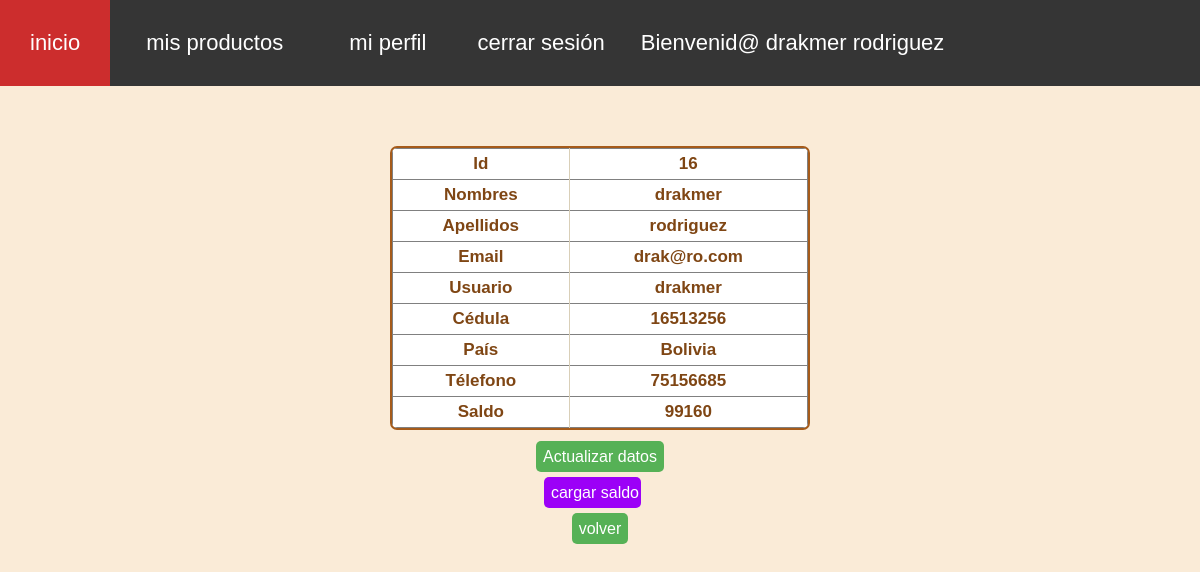
/perfil/perfil.php (signed in), run on an earlier commit of the app's database.
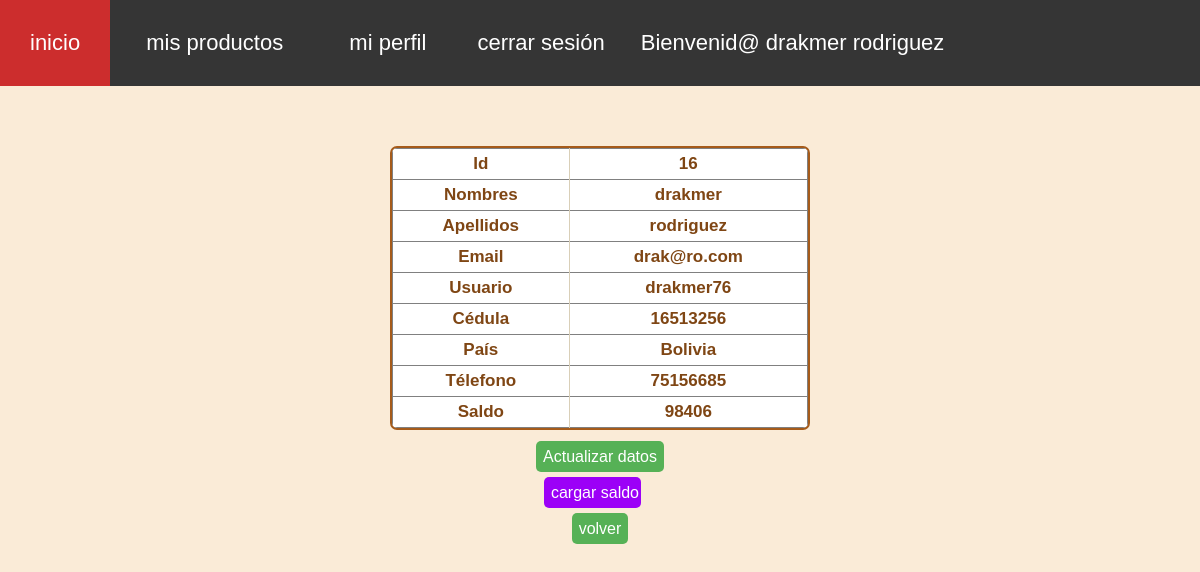
And on a later commit of the database.
### tables this page shows
CREATE TABLE IF NOT EXISTS `usuarios` (
  `id_usuario` int(11) NOT NULL AUTO_INCREMENT,
  `nombres` varchar(25) NOT NULL,
  `apellidos` varchar(25) NOT NULL,
  `usuario` varchar(25) NOT NULL,
  `contrasena` varchar(250) NOT NULL,
  `email` varchar(25) NOT NULL,
  `tipo` int(1) NOT NULL,
  `cedula` varchar(15) NOT NULL,
  `pais` varchar(20) NOT NULL,
  `numero_cell` varchar(25) NOT NULL,
  `genero` varchar(9) NOT NULL,
  `cash` varchar(25) NOT NULL,
  `Fech_Nac` int(11) NOT NULL,
  PRIMARY KEY (`id_usuario`)
);

### perfil/perfil.php (the view, shortened to what this page needs)
<?php
require_once '../conexion.php';
if(isset($_SESSION['usuario'])){
    $t=$_SESSION['usuario'];
    $id_usuario=$t['id_usuario'];
}
$sql="SELECT * FROM usuarios where id_usuario='$id_usuario'";
$result=$conn->query($sql);
?>
<!DOCTYPE html>
<html lang="es">
<head>
    <link rel="stylesheet" type="text/css" href="../style/style.css">
    <link rel="stylesheet" type="text/css" href="../style/style1.css">
</head>
<body>
    <?php require_once ('../view/menu_navegacion_us.php');
    while($row=mysqli_fetch_assoc($result)):?>
    <br>
    <br>
    <center>
        <div class="datagrid">
        <table border="1">
            <tr>
                <td>Id</td>
                <td><?php echo $row['id_usuario'];?></td>
            </tr>
            <tr>
                <td>Nombres</td>
                <td><?php echo $row['nombres'];?></td>
            </tr>
            <tr>
                <td>Apellidos</td>
                <td><?php echo $row['apellidos'];?></td>
            </tr>
            <tr>
                <td>Email</td>
                <td><?php echo $row['email'];?></td>
            </tr>
            <tr>
                <td>Usuario</td>
                <td><?php echo $row['usuario'];?></td>
            </tr>
            <tr>
                <td>Cédula</td>
                <td><?php echo $row['cedula'];?></td>
            </tr>
            <tr>
                <td>País</td>
                <td><?php echo $row['pais'];?></td>
            </tr>
            <tr>
                <td>Télefono</td>
                <td><?php echo $row['numero_cell'];?></td>
            </tr>
            <tr>
                <td>Saldo</td>
                <td><?php echo $row['cash'];?></td>
            </tr>
        </table>
        </div>
        <br>
        <a class="boton" href="modificar.php ? id=<?php echo $id_usuario?>">Actualizar datos</a><br><br>
        <a class="cargar" href="../saldo/cargar_cash">cargar saldo</a><br><br>
    <a class="boton" href="../index_.php">volver</a>
    </center>
    <?php
    endwhile;
    ?>
</body>
</html>

What changed in the data, as far as the page shows it:
changed usuarios "drakmer": usuario "drakmer" → "drakmer76"; cash "99160" → "98406"
